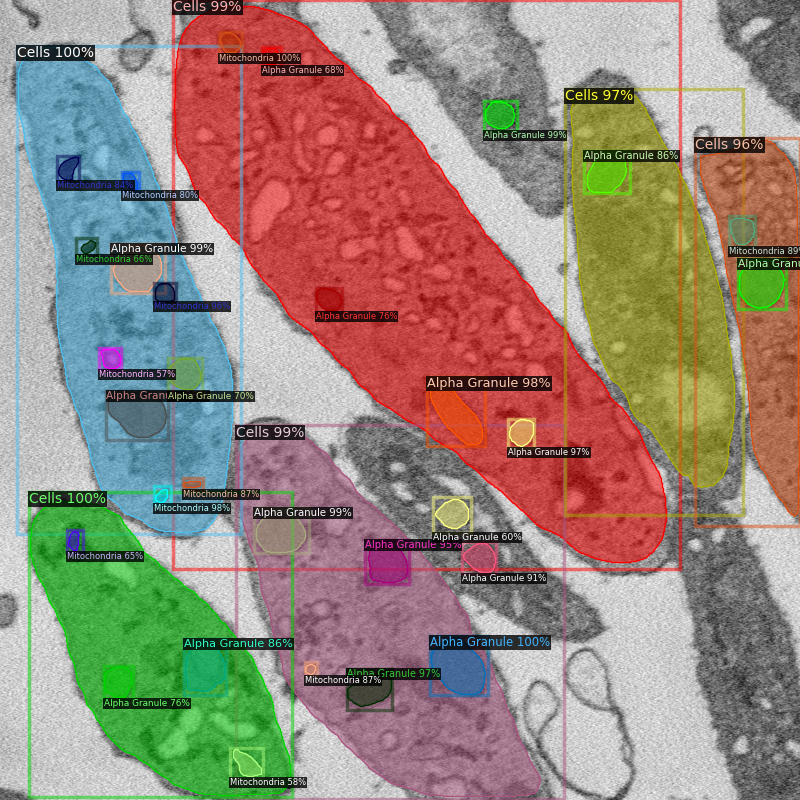
#> input picture detectron2/output/images/pred_cell_005.png, 800 x 800 px; its folder holds only this picture in this run
$ python downscale_image.py --image ../output/images/pred_cell_005.png --output out.png
#> lines starting #> are read from the running program, lines starting #| are printed output that depends on the picture
### detectron2/tiling/tile_stitcher.py
"""Stitch tiles into a single image.

Usage:
    TileStitcher(
        input_tile_dir,
        output_tile_dir,
        output_format='png').stitch()

Sample input:
    input_tile_dir/
    ├── images/
    │   ├── Gavihalla_x0_y0.png
    │   ├── Gavihalla_x384_y0.png
    └── tiles_metadata.json

    output_tile_dir/
    ├── inference_Gavihalla_x0_y0.png
    ├── ...
    └── inference_Gavihalla_x384_y0.png

Sample output:
    output_tile_dir/
    ├── inference_Gavihalla_x0_y0.png
    ├── ...
    ├── inference_Gavihalla_x384_y0.png
    └── Gavihalla_stitched.png

For example to simply re-stitch all the input tiles, you can run:
TileStitcher(
    input_tile_dir="input_tile_dir",
    output_tile_dir="input_tile_dir/images",
    output_format="png",
    preview_scale_factor=0.1
).stitch()

And look for the stitched site images in the output_tile_dir/images directory.

In other words the output_tile_dir is both the base directory for inputs *into* the final mosaic, as well as the directory into which the final mosaic is saved. If the tiles are not found in the output_tile_dir, the stitcher will look for them in the input_tile_dir/images directory.

A note on preview images:

The preview images are generated by downscaling the full images by a scale
factor.

| Scale Factor | Pixel Size  | % of Original Pixels | Approx File Size Drop |
| ------------ | ----------- | -------------------- | --------------------- |
| 1.0          | full size   | 100%                 | 100% (no reduction)   |
| 0.5          | half size   | 25%                  | \~75-85% smaller      |
| 0.1          | 1/10th size | 1%                   | \~95-99% smaller      |

"""

import os
import json
from PIL import Image
from tqdm import tqdm
import logging
from collections import defaultdict
from tiling.bounds import BoundsConverter

# Get module-level logger
logger = logging.getLogger(__name__)

# Disable PIL's max image pixels limit.
Image.MAX_IMAGE_PIXELS = None


class TileStitcher:
    # [22 lines left out: function __init__, not called in this run]

    def _load_metadata(self):
        with open(self.metadata_path, 'r') as f:
            return json.load(f)

    # [102 lines left out: functions _get_tile_size, _get_canvas_size, _match_output_file, _find_input_tile_metadata, _calculate_site_bounds, not called in this run]

    @staticmethod
    def generate_preview(full_image_path, preview_image_path, scale_factor=0.1):
        """Generate a downscaled preview image from a full image.

        This function preserves aspect ratio by scaling both width and height
        proportionally.

        Tradeoffs in image resizing:
        1. Aspect Ratio: This function maintains the original aspect ratio,
        which is crucial for maps and images where proportions matter.
        Distorting aspect ratio can make maps unusable for navigation or
        analysis.

        2. File Size vs Quality:
           - Reducing max_width decreases file size but also reduces detail
           - For 100MB to 1MB reduction, you might need max_width 100-500 pixels
           - PNG format maintains quality but larger files vs JPEG

        @param full_image_path: Path to the full image.
        @param preview_image_path: Path to the output preview image.
        @param max_width: Maximum width of the preview map. Height is scaled proportionally.
        """
#> called with full_image_path = '../output/images/pred_cell_005.png', preview_image_path = 'out.png', scale_factor = 0.1
        with Image.open(full_image_path) as img:
#> img is the input picture: PIL image 800x800 RGB; mean R, G, B 152.2, 135.9, 124.3
            new_size = (
                int(img.size[0] * scale_factor),
                int(img.size[1] * scale_factor))
#> new_size = (80, 80)
            preview_img = img.resize(new_size, Image.LANCZOS)
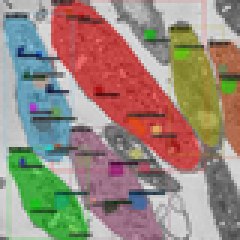
#> preview_img: PIL image 80x80 RGB (shown 3 times larger); mean R, G, B 152.2, 136, 124.3
            preview_img.save(preview_image_path)

    # [137 lines left out: function stitch, not called in this run]

### detectron2/hack/downscale_image.py
"""
This script is used to downscale an image.

Usage:
    python3 downscale_image.py --image ../inference/ \
    inference_Jawal_Lakshmipura_1_x1536_y3072.png \
    --output downscaled.png \
    --scale_factor 0.1
"""

# isort: skip_file
# fmt: off
# ruff: noqa: E402
import sys
import os
import argparse

sys.path.append(os.path.dirname(os.path.dirname(os.path.abspath(__file__))))
from tiling.tile_stitcher import TileStitcher


if __name__ == "__main__":
    parser = argparse.ArgumentParser(
        description="Downscale an image")
    parser.add_argument("--image", required=True, help="Path to the image")
    parser.add_argument("--scale_factor", type=float, default=0.1,
                        help="Scale factor for downscaling")
    parser.add_argument("--output", required=True,
                        help="Path to the output image")
    args = parser.parse_args()

    TileStitcher.generate_preview(args.image, args.output, args.scale_factor)

$ run again, on detectron2/output/images/pred_cell_035.png
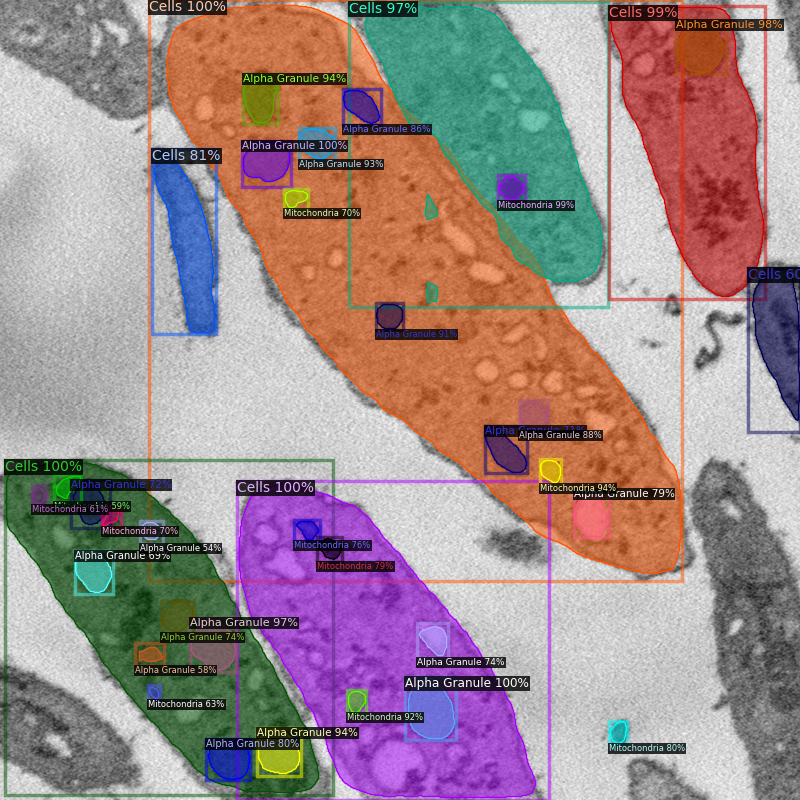
#> input picture detectron2/output/images/pred_cell_035.png, 800 x 800 px
#> in generate_preview, img is the input picture: PIL image 800x800 RGB; mean R, G, B 159.1, 139.6, 140.4
#> in generate_preview, `preview_img = img.resize(new_size, Image.LANCZOS)`:
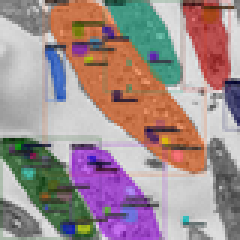
#> preview_img: PIL image 80x80 RGB (shown 3 times larger); mean R, G, B 159.1, 139.5, 140.4
